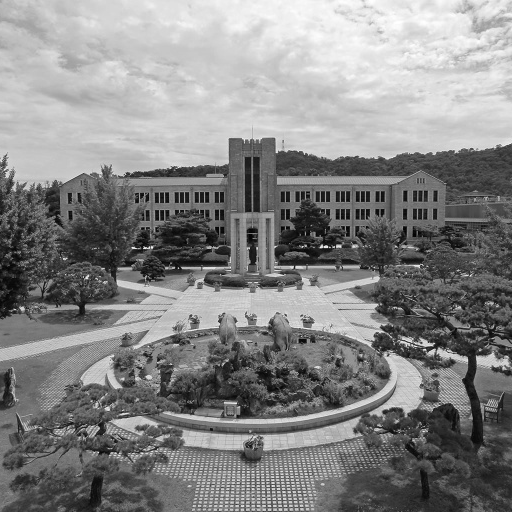
#> input picture MultimediaImageProcessing/Assignment1/dgu_gray.png, 512 x 512 px
$ python rotation_bw.py
#> lines starting #> are read from the running program, lines starting #| are printed output that depends on the picture
#> further down, in_image is the input picture: shape (512, 512); min 1, max 255, mean 133.5
import cv2
import numpy as np

def transform(img, angle):  # forward transformation
#> called with angle = 20
    height, width = img.shape
#> height = 512; width = 512
    result = np.zeros((height, width), np.uint8)  # result image

    affine = np.array([[np.cos(np.radians(angle)), -np.sin(np.radians(angle)), 0],
                       [np.sin(np.radians(angle)), np.cos(np.radians(angle)), 0],
                       [0, 0, 1]])  # Affine transformation matrix

    for x in range(width):
        for y in range(height):
            p = affine.dot(np.array([x, y, 1]))

            xp = int(p[0])
            yp = int(p[1])

            if 0 <= yp < height and 0 <= xp < width:
                result[yp, xp] = img[y, x]
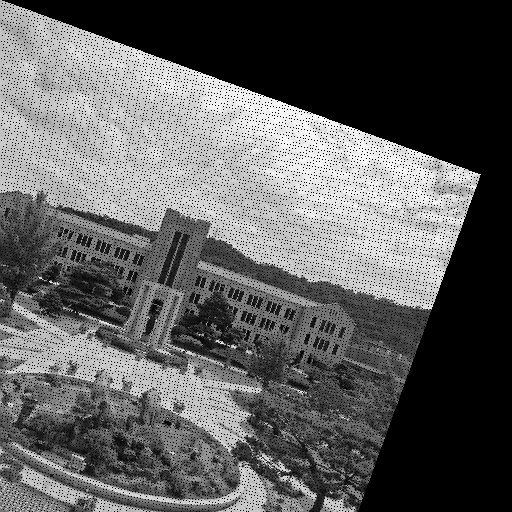
#> result: shape (512, 512); min 0, max 255, mean 94.4
    return result

def backward_map(in_image, out_image, angle):
#> called with angle = 20
    height, width = out_image.shape
#> height = 512; width = 512
    result = np.zeros((height, width), np.uint8)

    affine = np.array([[np.cos(np.radians(angle)), -np.sin(np.radians(angle)), 0],
                       [np.sin(np.radians(angle)), np.cos(np.radians(angle)), 0],
                       [0, 0, 1]])  # Affine transformation matrix

    inverse_affine = np.linalg.inv(affine)

    for x in range(width):
        for y in range(height):
            if out_image[y][x] == 0:
                p = inverse_affine.dot(np.array([x,y,1]))

                xp = int(p[0])
                yp = int(p[1])

                if 0 <= yp < height and 0 <= xp < width:
                    result[y, x] = in_image[yp][xp]
            else:
                result[y][x] = out_image[y][x]
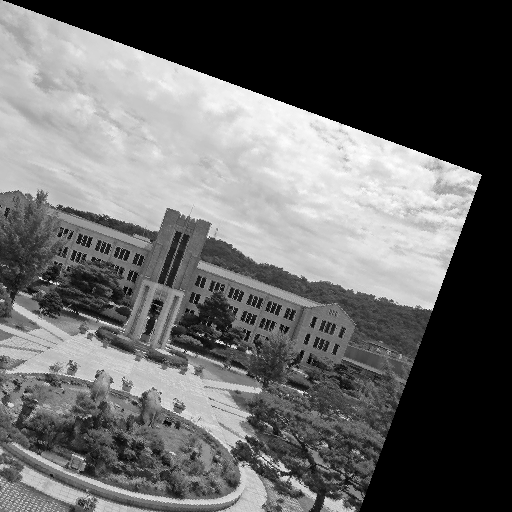
#> result: shape (512, 512); min 0, max 255, mean 102.8
    return result

in_image = cv2.imread('dgu_gray.png', 0)  # img2numpy

out_image = transform(in_image, 20)

backward_mapped_image = backward_map(in_image, out_image, 20)

cv2.imshow('Input Image', in_image)
cv2.imshow('Result Image', out_image)
cv2.imshow('Backward Mapped Image', backward_mapped_image)

cv2.imwrite('dgu_gray_rotate.png', out_image)  # save result img

cv2.imwrite('dgu_gray_backward_mapped.png', backward_mapped_image)

cv2.waitKey()
